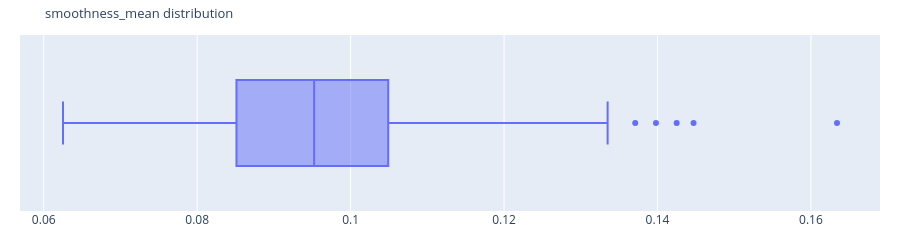
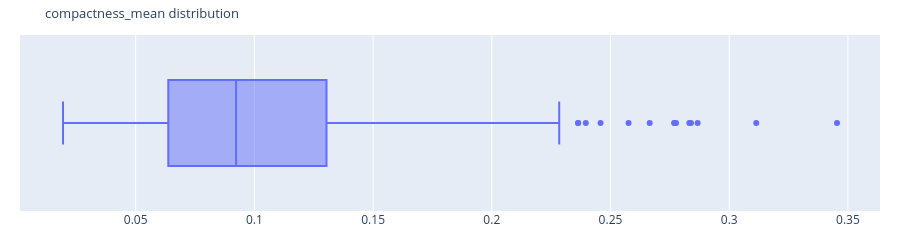
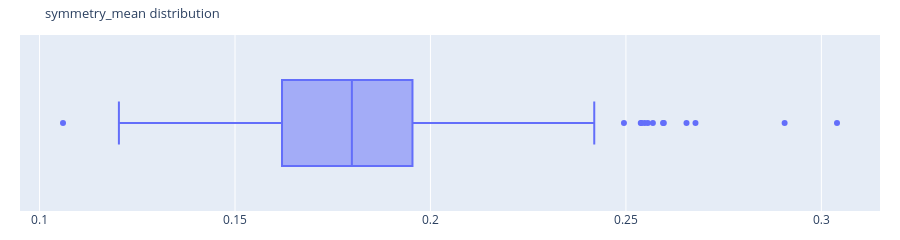
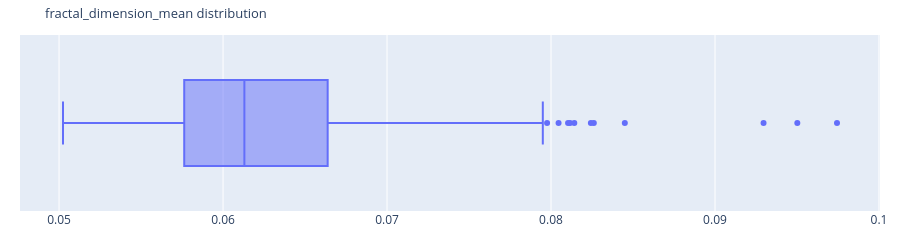

Notebook source saved alongside these figures, in order:
### Markdown cell above
<div style="background-color: #439cc8; color: white; padding: 10px; border-radius: 8px;">
<h4>Scaling</h4>
<p>To choose the proper scaler :<br>
Analyse the numerical feature's distribution </p>
</div>

### Code cell
for var in X_train_reduced.columns:
    fig = px.box(
        X_train_reduced,
        x=var,
        title=f"{var} distribution",
        height=100
    )

    # Reduce margins
    fig.update_layout(
        margin=dict(l=20, r=20, t=35, b=20),
        title=dict(font=dict(size=13)),  # Titre légèrement plus compact
    )

    # Suppress x labels
    fig.update_xaxes(title=None)
    fig.show()

### Figure 1 — Plotly figure (JSON) as saved in the notebook; plotly's stock layout.template omitted (floating-point values rounded to 4 significant figures; data arrays with more than 128 entries replaced by an {"elided": "..."} marker saying what was removed)
{"data": [{"alignmentgroup": "True", "hovertemplate": "smoothness_mean=%{x}<extra></extra>", "legendgroup": "", "marker": {"color": "#636efa"}, "name": "", "notched": false, "offsetgroup": "", "orientation": "h", "showlegend": false, "type": "box", "x": {"elided": "455 float values"}, "x0": " ", "xaxis": "x", "y0": " ", "yaxis": "y"}], "layout": {"boxmode": "group", "height": 100, "legend": {"tracegroupgap": 0}, "margin": {"b": 20, "l": 20, "r": 20, "t": 35}, "title": {"font": {"size": 13}, "text": "smoothness_mean distribution"}, "xaxis": {"anchor": "y", "domain": [0, 1], "title": {}}, "yaxis": {"anchor": "x", "domain": [0, 1]}}}

### Figure 2 — Plotly figure (JSON) as saved in the notebook; plotly's stock layout.template omitted (floating-point values rounded to 4 significant figures; data arrays with more than 128 entries replaced by an {"elided": "..."} marker saying what was removed)
{"data": [{"alignmentgroup": "True", "hovertemplate": "compactness_mean=%{x}<extra></extra>", "legendgroup": "", "marker": {"color": "#636efa"}, "name": "", "notched": false, "offsetgroup": "", "orientation": "h", "showlegend": false, "type": "box", "x": {"elided": "455 float values"}, "x0": " ", "xaxis": "x", "y0": " ", "yaxis": "y"}], "layout": {"boxmode": "group", "height": 100, "legend": {"tracegroupgap": 0}, "margin": {"b": 20, "l": 20, "r": 20, "t": 35}, "title": {"font": {"size": 13}, "text": "compactness_mean distribution"}, "xaxis": {"anchor": "y", "domain": [0, 1], "title": {}}, "yaxis": {"anchor": "x", "domain": [0, 1]}}}

### Figure 3 — Plotly figure (JSON) as saved in the notebook; plotly's stock layout.template omitted (floating-point values rounded to 4 significant figures; data arrays with more than 128 entries replaced by an {"elided": "..."} marker saying what was removed)
{"data": [{"alignmentgroup": "True", "hovertemplate": "symmetry_mean=%{x}<extra></extra>", "legendgroup": "", "marker": {"color": "#636efa"}, "name": "", "notched": false, "offsetgroup": "", "orientation": "h", "showlegend": false, "type": "box", "x": {"elided": "455 float values"}, "x0": " ", "xaxis": "x", "y0": " ", "yaxis": "y"}], "layout": {"boxmode": "group", "height": 100, "legend": {"tracegroupgap": 0}, "margin": {"b": 20, "l": 20, "r": 20, "t": 35}, "title": {"font": {"size": 13}, "text": "symmetry_mean distribution"}, "xaxis": {"anchor": "y", "domain": [0, 1], "title": {}}, "yaxis": {"anchor": "x", "domain": [0, 1]}}}

### Figure 4 — Plotly figure (JSON) as saved in the notebook; plotly's stock layout.template omitted (floating-point values rounded to 4 significant figures; data arrays with more than 128 entries replaced by an {"elided": "..."} marker saying what was removed)
{"data": [{"alignmentgroup": "True", "hovertemplate": "fractal_dimension_mean=%{x}<extra></extra>", "legendgroup": "", "marker": {"color": "#636efa"}, "name": "", "notched": false, "offsetgroup": "", "orientation": "h", "showlegend": false, "type": "box", "x": {"elided": "455 float values"}, "x0": " ", "xaxis": "x", "y0": " ", "yaxis": "y"}], "layout": {"boxmode": "group", "height": 100, "legend": {"tracegroupgap": 0}, "margin": {"b": 20, "l": 20, "r": 20, "t": 35}, "title": {"font": {"size": 13}, "text": "fractal_dimension_mean distribution"}, "xaxis": {"anchor": "y", "domain": [0, 1], "title": {}}, "yaxis": {"anchor": "x", "domain": [0, 1]}}}
